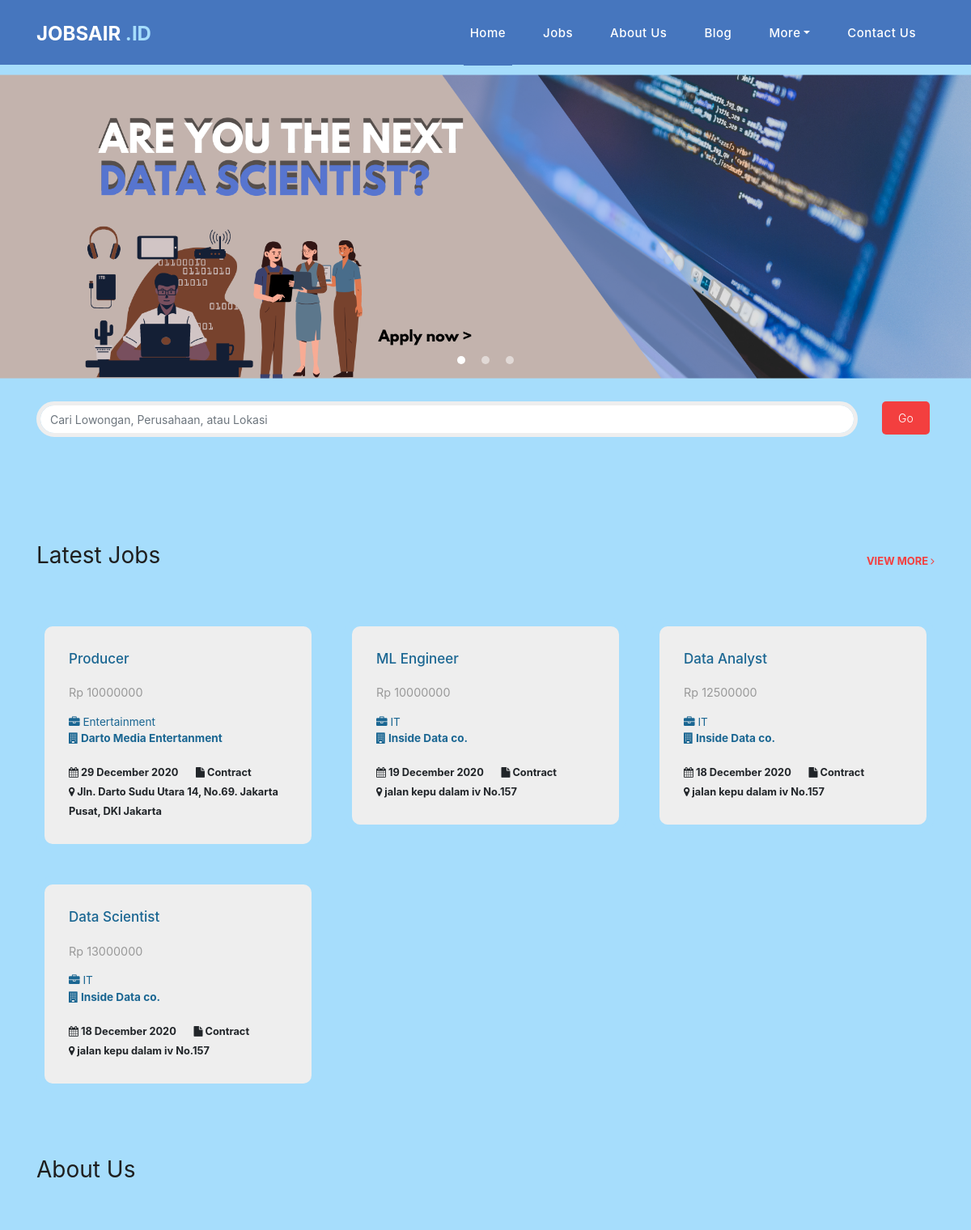
Before: / (upper part) with the older database file.
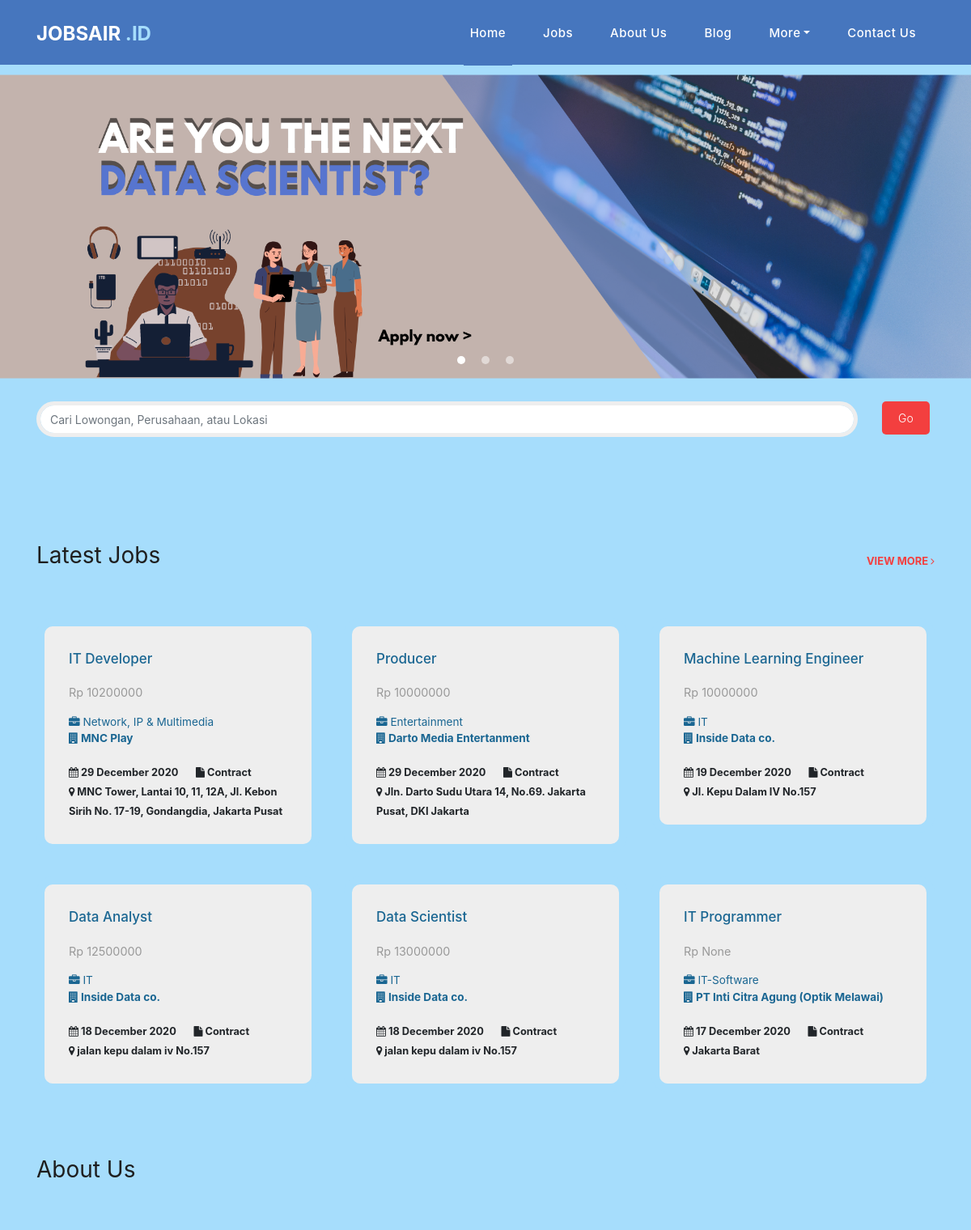
After: the same page with the newer database file.
### Jobsair_id/models.py (models this page shows, shortened)
class Post(models.Model):
    author = models.ForeignKey(settings.AUTH_USER_MODEL,
                               on_delete=models.CASCADE)
    company = models.CharField(max_length=255)
    title = models.CharField(max_length=255)
    category = models.CharField(max_length=255, default='uncategorized')
    salary = models.BigIntegerField(blank=True, null=True)
    job_desc = models.TextField()
    created_date = models.DateTimeField(default=timezone.now)
    published_date = models.DateTimeField(blank=True, null=True)
    email = models.EmailField()
    address = models.TextField(blank=True, null=True)
    comp_link = models.URLField(blank=True, null=True)

### Jobsair_id/views.py (the view)
# urls.py: urlpatterns = [path('', views.index, name='index'),
def index(request):
    posts = Post.objects.filter(
            published_date__lte=timezone.now()
            ).order_by('published_date').reverse()[:9]
    blogs = Blog.objects.filter(
            published_date__lte=timezone.now()
            ).order_by('views').reverse()[:3]
    return render(request, 'Jobsair_id/index.html', {'posts': posts,
                                                     'blogs': blogs})

### Jobsair_id/templates/Jobsair_id/index.html (shortened to what this page needs)
{% extends 'Jobsair_id/base.html' %}
{% load static %}
{% block content %}
    <div class="banner header-text">
      <div class="owl-banner owl-carousel">
        <div class="banner-item-01">
          <div class="text-content">
            <a href="{% url 'post_detail' pk=1 %}"><img src="{% static 'Jobsair_id/assets/images/slider-image-1-1920x600.png' %}" alt=""></a>
          </div>
        </div>
      </div>
    </div>
    <div class="col-md-12">
      <div class="contact-form">
        <div class="container">
          <div class="row">
            <div class="col-11">
              <h4><input type="text" class="form-control" placeholder="Cari Lowongan, Perusahaan, atau Lokasi" aria-label="Cari Lowongan, Perusahaan, atau Lokasi" aria-describedby="basic-addon2"></h4>
            </div>
            <div class="col-1">
              <button class="filled-button" type="button">Go</button>
            </div>
          </div>
        </div>
      </div>
    </div>
    <div class="latest-products">
      <div class="container">
        <div class="row">
          <div class="col-md-12">
            <div class="section-heading">
              <h2>Latest Jobs</h2>
              <a href="{% url 'post_list' %}">view more <i class="fa fa-angle-right"></i></a>
            </div>
          </div>
      {% for post in posts %}
          <div class="col-md-4">
            <div class="product-item">
              <div class="down-content">
                <a href="{% url 'post_detail' pk=post.pk %}"><h4>{{ post.title }}</h4></a>
                <h6><small>Rp {{ post.salary }}</small></h6>
                <h4><small><i class="fa fa-briefcase"></i> {{ post.category }} <br> <strong><i class="fa fa-building"></i> {{ post.company }}</strong></small></h4>
                <small>
                     <strong title="Posted on"><i class="fa fa-calendar"></i> {{ post.published_date | date:'d F Y'}}</strong> &nbsp;&nbsp;&nbsp;&nbsp;
                     <strong title="Type"><i class="fa fa-file"></i> Contract</strong> <br>
                     <strong title="Location"><i class="fa fa-map-marker"></i> {{ post.address }}</strong>
                </small>
              </div>
            </div>
          </div>
      {% endfor %}
    <div class="best-features">
      <div class="container">
        <div class="row">
          <div class="col-md-12">
            <div class="section-heading">
              <h2>About Us</h2>
            </div>
          </div>
        </div>
      </div>
    </div>
{% endblock %}

Changed rows visible on the page:
added Post: title "IT Developer", salary "10200000", category "Network, IP & Multimedia", company "MNC Play", published_date "29 December 2020", address "MNC Tower, Lantai 10, 11, 12A, Jl. Kebon Sirih No. 17-19, Gondangdia, Jakarta Pusat"
changed Post: title "ML Engineer" → "Machine Learning Engineer"; address "jalan kepu dalam iv No.157" → "Jl. Kepu Dalam IV No.157"
added Post: title "IT Programmer", salary "None", category "IT-Software", company "PT Inti Citra Agung (Optik Melawai)", published_date "17 December 2020", address "Jakarta Barat"
